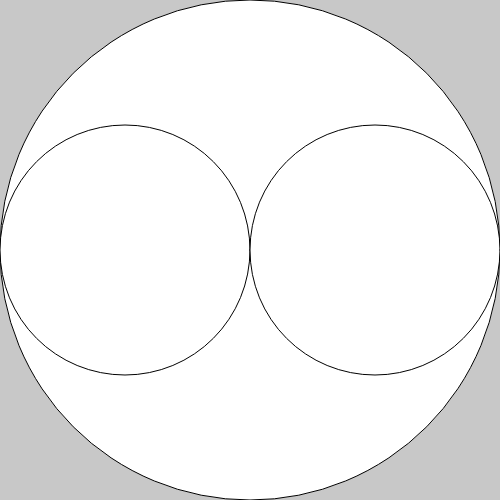
Frame 1 (no input)
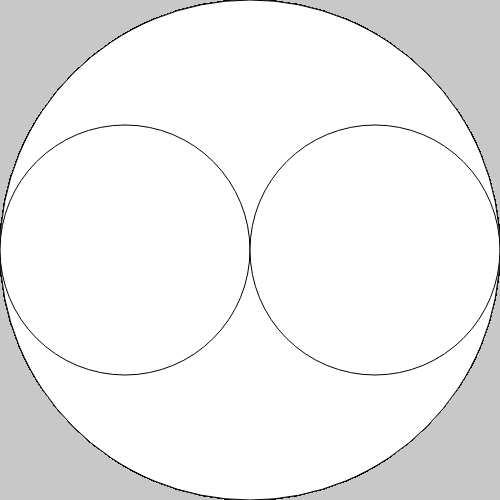
Frame 60 (no input)
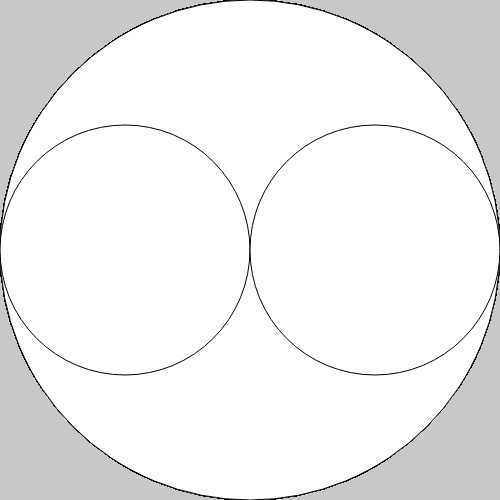
Frame 120 (the mouse pressed at the canvas centre since frame 60)

The p5.js sketch that drew these frames (run headless with seeded random() and noise() and a simulated clock; from frame 60 on, the mouse is pressed at the canvas centre):

// p5.js sketch
// ── sketch.js
function setup() {
  createCanvas(500, 500);
  background(200);
}

function draw() {
  ellipse(250, 250, 500, 500);
  ellipse(125, 250, 250, 250);
  ellipse(375, 250, 250, 250);
}
